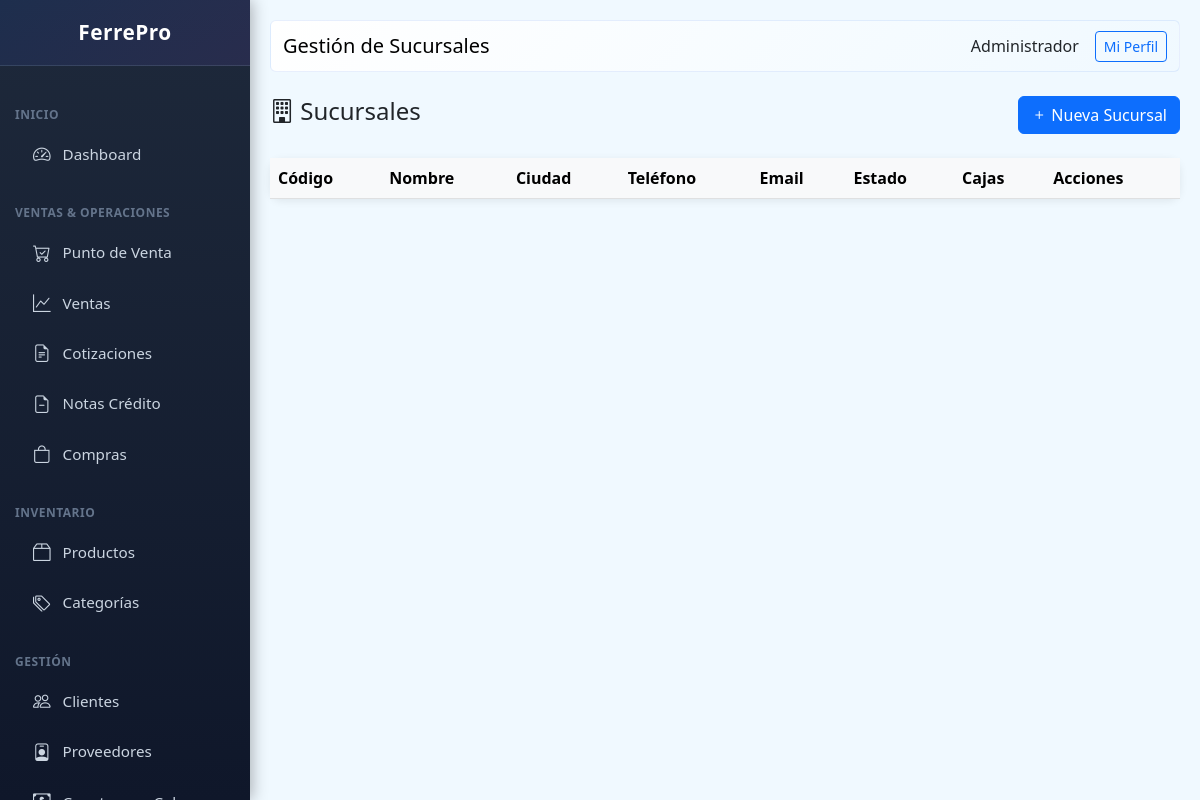
Before: /public/index.php?page=branches (signed in) with the older database file.
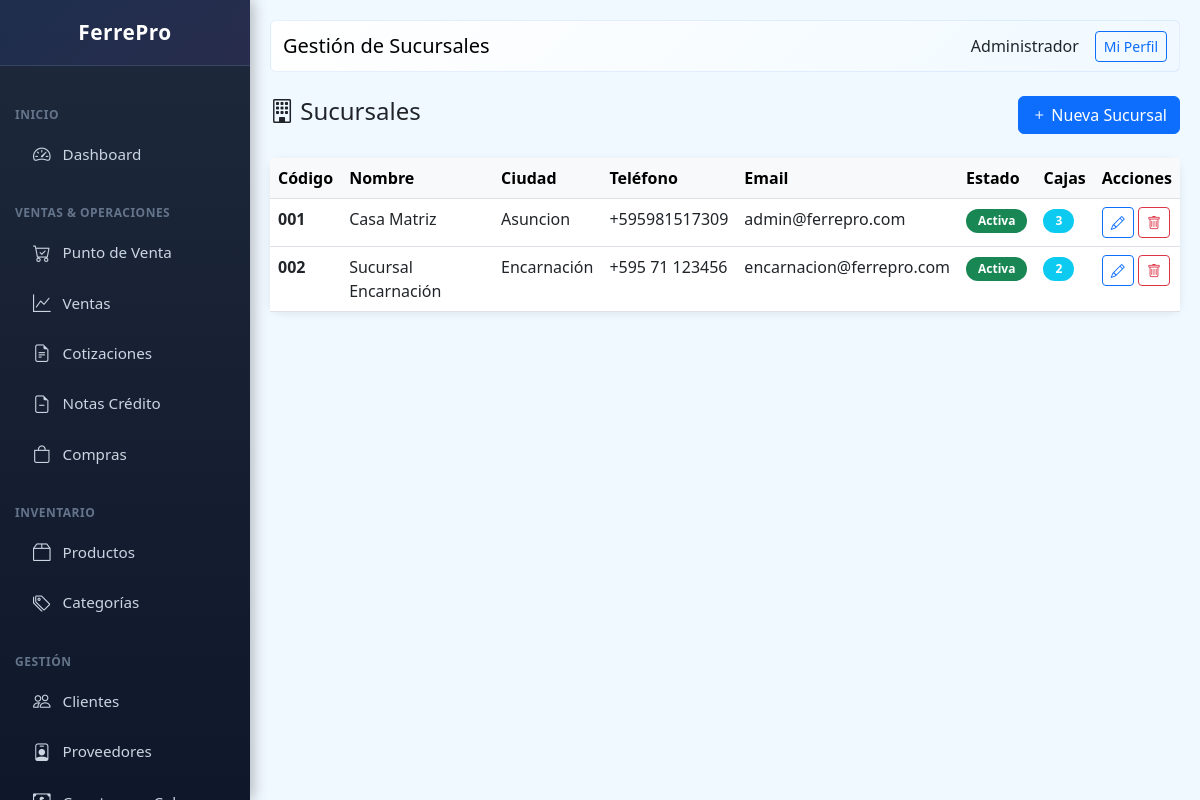
After: the same page with the newer database file.
### tables this page shows
CREATE TABLE branches (
                id INTEGER PRIMARY KEY AUTOINCREMENT,
                name TEXT NOT NULL,
                establishment_code TEXT NOT NULL UNIQUE,
                city TEXT,
                address TEXT,
                phone TEXT,
                email TEXT,
                active INTEGER DEFAULT 1,
                created_at DATETIME DEFAULT CURRENT_TIMESTAMP
            );

### class/Database.php (called while the page is built, shortened)
<?php
class Database extends PDO {
    private static $instance = null;
    private function __construct() {
        $dbPath = dirname(__DIR__) . '/storage/ferrepro.db';
        $this->initTables();
    }
    public static function getInstance() {
        if (self::$instance === null) {
            self::$instance = new self();
        }
        return self::$instance;
    }
    private function initTables() {
        $this->seedDefaultData();
    }
    private function seedDefaultData() {
        $stmt = $this->query("SELECT COUNT(*) as count FROM users");
     }
 }

### views/branches/index.php (the view, shortened to what this page needs)
<?php
$branches = db()->query("SELECT * FROM branches ORDER BY establishment_code")->fetchAll(PDO::FETCH_ASSOC);
$content = '
<div class="d-flex justify-content-between align-items-center mb-4">
    <h4><i class="bi bi-building"></i> Sucursales</h4>
    <button type="button" class="btn btn-primary" onclick="showBranchModal()"><i class="bi bi-plus"></i> Nueva Sucursal</button>
</div>
<div class="card">
    <div class="card-body p-0">
        <table class="table table-hover mb-0">
            <thead class="table-light">
                <tr>
                    <th>Código</th>
                    <th>Nombre</th>
                    <th>Ciudad</th>
                    <th>Teléfono</th>
                    <th>Email</th>
                    <th>Estado</th>
                    <th>Cajas</th>
                    <th>Acciones</th>
                </tr>
            </thead>
            <tbody>';
foreach ($branches as $b) {
    $status = $b['active'] ? '<span class="badge bg-success">Activa</span>' : '<span class="badge bg-danger">Inactiva</span>';
    $posCount = db()->query("SELECT COUNT(*) as count FROM pos_terminals WHERE branch_id = " . $b['id'])->fetch(PDO::FETCH_ASSOC)['count'];
    $content .= '<tr>
        <td><strong>' . htmlspecialchars($b['establishment_code']) . '</strong></td>
        <td>' . htmlspecialchars($b['name']) . '</td>
        <td>' . htmlspecialchars($b['city'] ?? '-') . '</td>
        <td>' . htmlspecialchars($b['phone'] ?? '-') . '</td>
        <td>' . htmlspecialchars($b['email'] ?? '-') . '</td>
        <td>' . $status . '</td>
        <td><span class="badge bg-info">' . $posCount . '</span></td>
        <td>
            <button class="btn btn-sm btn-outline-primary" onclick="editBranch(' . $b['id'] . ')"><i class="bi bi-pencil"></i></button>
            <button class="btn btn-sm btn-outline-danger" onclick="deleteBranch(' . $b['id'] . ')"><i class="bi bi-trash"></i></button>
        </td>
    </tr>';
}
$content .= '</tbody>
        </table>
    </div>
</div>
';
?>

Changed rows visible on the page:
added branches: establishment_code "001", name "Casa Matriz", city "Asuncion", phone "+595981517309", email "admin@ferrepro.com", active "Activa", posCount "3"
added branches: establishment_code "002", name "Sucursal Encarnación", city "Encarnación", phone "+595 71 123456", email "encarnacion@ferrepro.com", active "Activa", id "2"
